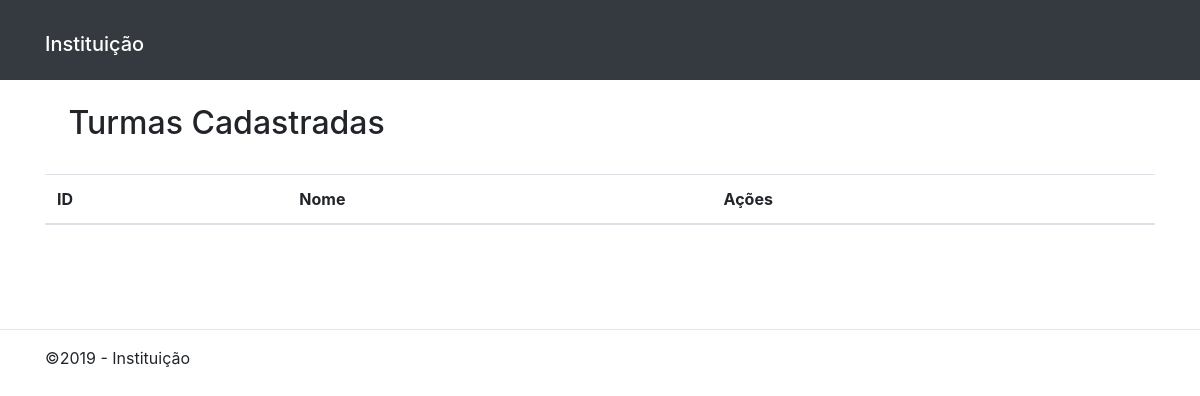
/turma.php, run on an earlier commit of the app's database.
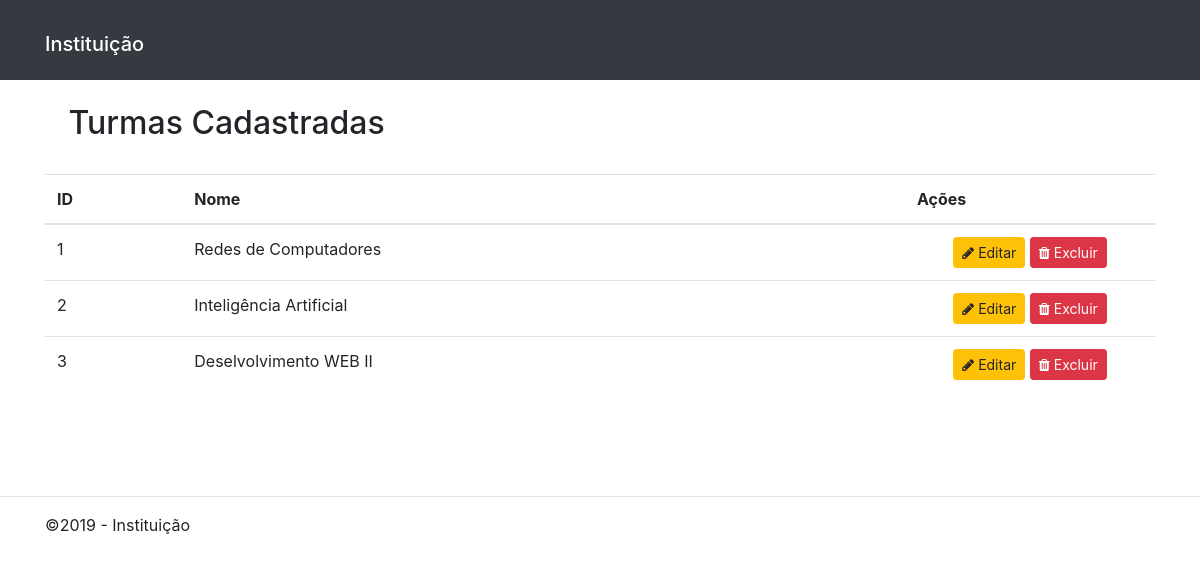
And on a later commit of the database.
### tables this page shows
CREATE TABLE IF NOT EXISTS Turma (
	idTurma INT NOT NULL AUTO_INCREMENT PRIMARY KEY,
	nome VARCHAR(45) NOT NULL
);

### classesDAO/TurmaDAO.class.php (called while the page is built, shortened)
<?php
class TurmaDAO {
    public function selectAllSemAlunos()
    {
        try {
            $sql = "SELECT * FROM turma";
            $pdo = Conexao::startConnection();
            $stmt = $pdo->prepare($sql);
            $stmt->execute();
            $result = [];
            while ($linha = $stmt->fetch(PDO::FETCH_ASSOC)) {
                $result[] = (new Turma())
                    ->setId($linha['idTurma'])
                    ->setNome($linha['nome'])
                    ->setListaAlunos([])
                ;
            }
            return [true, $result];
        } catch(PDOException $e) {
            return [false, 'Error: ' . $e->getMessage()];
        }
    }
}

### classes/Turma.class.php (called while the page is built, shortened)
<?php
class Turma {
    private $id;
    private $nome;
    public function getId()
    {
        return $this->id;
    }
    public function setId($id)
    {
        $this->id = $id;
        return $this;
    }
    public function getNome()
    {
        return $this->nome;
    }
    public function setNome($nome)
    {
        $this->nome = $nome;
        return $this;
    }
    public function setListaAlunos($listaAlunos)
    {
        return $this;
    }
}

### turma.php (the view, shortened to what this page needs)
<?php
    require_once "inc/Header.php";
?>
<h2 class="col-sm-6">&nbspTurmas Cadastradas</h2><br>
<table class="table table-hover">
    <thead>
        <tr>
            <th>ID</th>
            <th>Nome</th>
            <th>Ações</th>
        </tr>
    </thead>
    <tbody>
        <?php
            $oTurmaDAO = new TurmaDAO();
            $aResult = $oTurmaDAO->selectAllSemAlunos();
            if ($aResult[0]) {
                foreach ($aResult[1] as $chave => $oTurma) {
                    ?><tr>
                            <td id='tabela_id'><?php echo $oTurma->getId(); ?></td>
                            <td><?php echo utf8_encode($oTurma->getNome()); ?></td>
                            <td id='tabela_acoes'><center>
                                <a href="?act=upd&id=<?php echo $oTurma->getId(); ?>" class="btn btn-sm btn-warning"><i class='fa fa-pencil'></i> Editar</a>
                                <a href="?act=del&id=<?php echo $oTurma->getId(); ?>" class="btn btn-sm btn-danger" ><i class='fa fa-trash'></i> Excluir</a>
                            </center></td>
                    </tr><?php
                }
            } else {
                echo "<p class=\"bg-danger\">" . $aResult[1] . "</p>";
            }
        ?>
    </tbody>
</table>
<?php
    require_once "inc/Footer.php";
?>

### inc/Header.php (shortened to what this page needs)
<!DOCTYPE html>
<html lang="pt-BR">
<head>
    <link rel="stylesheet" href="https://stackpath.bootstrapcdn.com/bootstrap/4.3.1/css/bootstrap.min.css">
    <link rel="stylesheet" href="https://maxcdn.bootstrapcdn.com/font-awesome/4.6.2/css/font-awesome.min.css">
    <link rel="stylesheet" type="text/css" href="css/estilo.css"/>
</head>
<body>
    <nav class="navbar navbar-expand-lg navbar-dark bg-dark static-top">
        <div class="container">
            <h2 class="navbar-brand mt-3">Instituição</h2>
        </div>
    </nav>
    <main class="container">
        <br>

### inc/Footer.php
    </main>
    <br><br><br>
    <hr>
    <footer class="container">
        <p>&copy;2019 - Instituição</p>
    </footer>
</body>
</html>

### css/estilo.css (style rules this page uses)
#tabela_acoes { width: 250px; }

What changed in the data, as far as the page shows it:
added turma: idTurma "1", nome "Redes de Computadores"
added turma: idTurma "2", nome "Inteligência Artificial"
added turma: idTurma "3", nome "Deselvolvimento WEB II"
